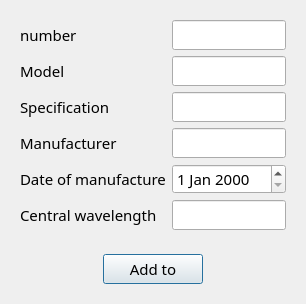
<?xml version="1.0" encoding="UTF-8"?>
<ui version="4.0">
 <class>add_sensor_dialog</class>
 <widget class="QDialog" name="add_sensor_dialog">
  <property name="geometry">
   <rect>
    <x>0</x>
    <y>0</y>
    <width>300</width>
    <height>300</height>
   </rect>
  </property>
  <property name="font">
   <font>
    <family>微软雅黑</family>
    <pointsize>11</pointsize>
   </font>
  </property>
  <property name="windowTitle">
   <string>Dialog</string>
  </property>
  <property name="windowIcon">
   <iconset resource="images.qrc">
    <normaloff>:/new/prefix1/MyImages/Br01.svg</normaloff>:/new/prefix1/MyImages/Br01.svg</iconset>
  </property>
  <layout class="QGridLayout" name="gridLayout_3">
   <item row="0" column="0">
    <widget class="QWidget" name="widget_2" native="true">
     <layout class="QGridLayout" name="gridLayout_2">
      <item row="0" column="0">
       <widget class="QLabel" name="numberLabel">
        <property name="maximumSize">
         <size>
          <width>148</width>
          <height>30</height>
         </size>
        </property>
        <property name="text">
         <string>number</string>
        </property>
       </widget>
      </item>
      <item row="0" column="1">
       <widget class="QLineEdit" name="numberLineEdit">
        <property name="minimumSize">
         <size>
          <width>0</width>
          <height>30</height>
         </size>
        </property>
        <property name="maximumSize">
         <size>
          <width>200</width>
          <height>30</height>
         </size>
        </property>
       </widget>
      </item>
      <item row="1" column="0">
       <widget class="QLabel" name="modelLabel">
        <property name="maximumSize">
         <size>
          <width>148</width>
          <height>30</height>
         </size>
        </property>
        <property name="text">
         <string>Model</string>
        </property>
       </widget>
      </item>
      <item row="1" column="1">
       <widget class="QLineEdit" name="modelLineEdit">
        <property name="minimumSize">
         <size>
          <width>0</width>
          <height>30</height>
         </size>
        </property>
        <property name="maximumSize">
         <size>
          <width>200</width>
          <height>30</height>
         </size>
        </property>
       </widget>
      </item>
      <item row="2" column="0">
       <widget class="QLabel" name="specificationLabel">
        <property name="maximumSize">
         <size>
          <width>148</width>
          <height>30</height>
         </size>
        </property>
        <property name="text">
         <string>Specification</string>
        </property>
       </widget>
      </item>
      <item row="2" column="1">
       <widget class="QLineEdit" name="specificationLineEdit">
        <property name="minimumSize">
         <size>
          <width>0</width>
          <height>30</height>
         </size>
        </property>
        <property name="maximumSize">
         <size>
          <width>200</width>
          <height>30</height>
         </size>
        </property>
       </widget>
      </item>
      <item row="3" column="0">
       <widget class="QLabel" name="manufacturerLabel">
        <property name="maximumSize">
         <size>
          <width>148</width>
          <height>30</height>
         </size>
        </property>
        <property name="text">
         <string>Manufacturer</string>
        </property>
       </widget>
      </item>
      <item row="3" column="1">
       <widget class="QLineEdit" name="manufacturerLineEdit">
        <property name="minimumSize">
         <size>
          <width>0</width>
          <height>30</height>
         </size>
        </property>
        <property name="maximumSize">
         <size>
          <width>200</width>
          <height>30</height>
         </size>
        </property>
       </widget>
      </item>
      <item row="4" column="0">
       <widget class="QLabel" name="dateOfManufactureLabel">
        <property name="maximumSize">
         <size>
          <width>148</width>
          <height>30</height>
         </size>
        </property>
        <property name="text">
         <string>Date of manufacture</string>
        </property>
       </widget>
      </item>
      <item row="4" column="1">
       <widget class="QDateEdit" name="dateOfManufactureDateEdit">
        <property name="minimumSize">
         <size>
          <width>0</width>
          <height>30</height>
         </size>
        </property>
        <property name="maximumSize">
         <size>
          <width>200</width>
          <height>30</height>
         </size>
        </property>
       </widget>
      </item>
      <item row="5" column="0">
       <widget class="QLabel" name="centralWavelengthLabel">
        <property name="maximumSize">
         <size>
          <width>148</width>
          <height>30</height>
         </size>
        </property>
        <property name="text">
         <string>Central wavelength</string>
        </property>
       </widget>
      </item>
      <item row="5" column="1">
       <widget class="QLineEdit" name="centralWavelengthLineEdit">
        <property name="minimumSize">
         <size>
          <width>0</width>
          <height>30</height>
         </size>
        </property>
        <property name="maximumSize">
         <size>
          <width>200</width>
          <height>30</height>
         </size>
        </property>
       </widget>
      </item>
     </layout>
    </widget>
   </item>
   <item row="1" column="0">
    <widget class="QWidget" name="widget" native="true">
     <property name="maximumSize">
      <size>
       <width>16777215</width>
       <height>80</height>
      </size>
     </property>
     <layout class="QGridLayout" name="gridLayout">
      <item row="0" column="0">
       <widget class="QPushButton" name="Add_to_pushButton">
        <property name="minimumSize">
         <size>
          <width>100</width>
          <height>30</height>
         </size>
        </property>
        <property name="maximumSize">
         <size>
          <width>100</width>
          <height>30</height>
         </size>
        </property>
        <property name="text">
         <string>Add to</string>
        </property>
        <property name="icon">
         <iconset resource="images.qrc">
          <normaloff>:/new/prefix1/MyImages/checkmark.svg</normaloff>:/new/prefix1/MyImages/checkmark.svg</iconset>
        </property>
       </widget>
      </item>
     </layout>
    </widget>
   </item>
  </layout>
 </widget>
 <tabstops>
  <tabstop>numberLineEdit</tabstop>
  <tabstop>modelLineEdit</tabstop>
  <tabstop>specificationLineEdit</tabstop>
  <tabstop>manufacturerLineEdit</tabstop>
  <tabstop>Add_to_pushButton</tabstop>
 </tabstops>
 <resources>
  <include location="images.qrc"/>
 </resources>
 <connections/>
</ui>
